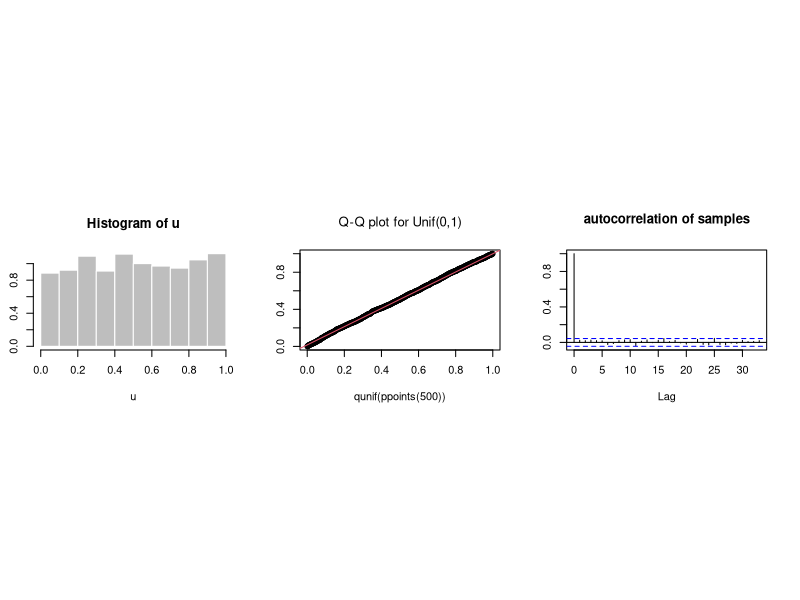
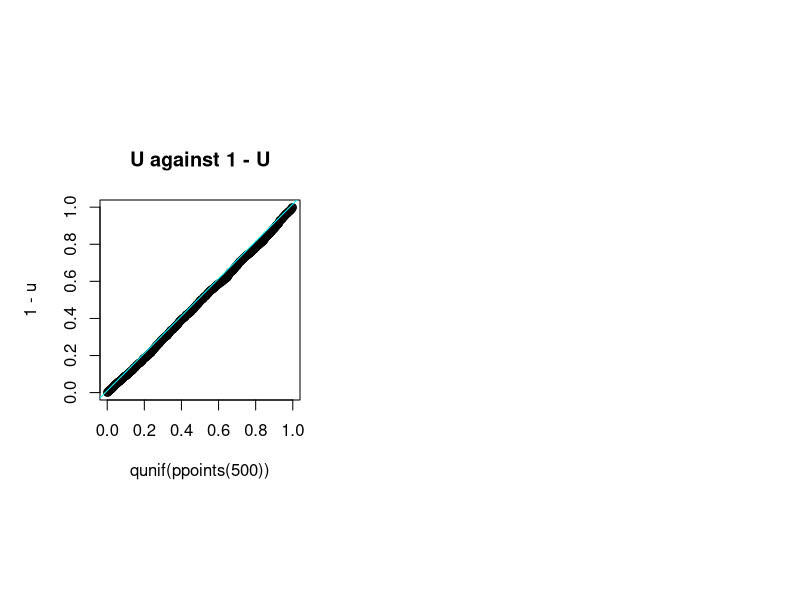
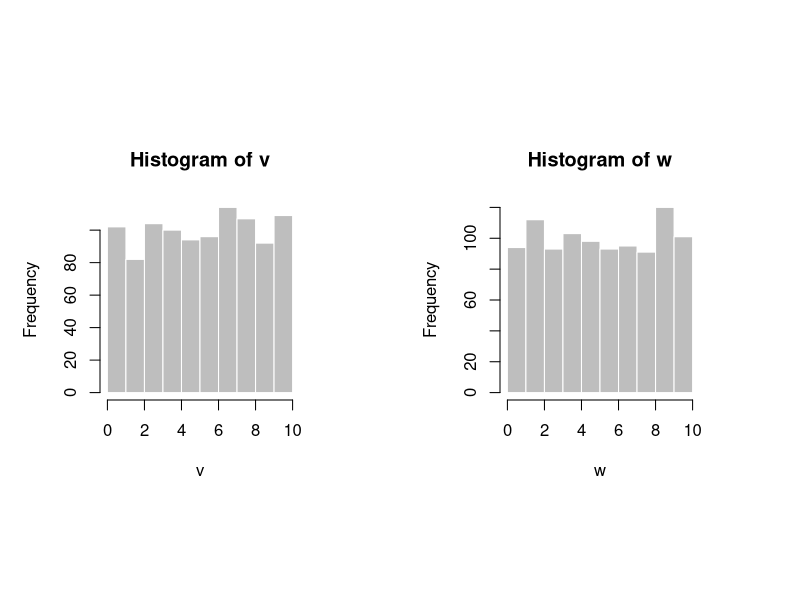
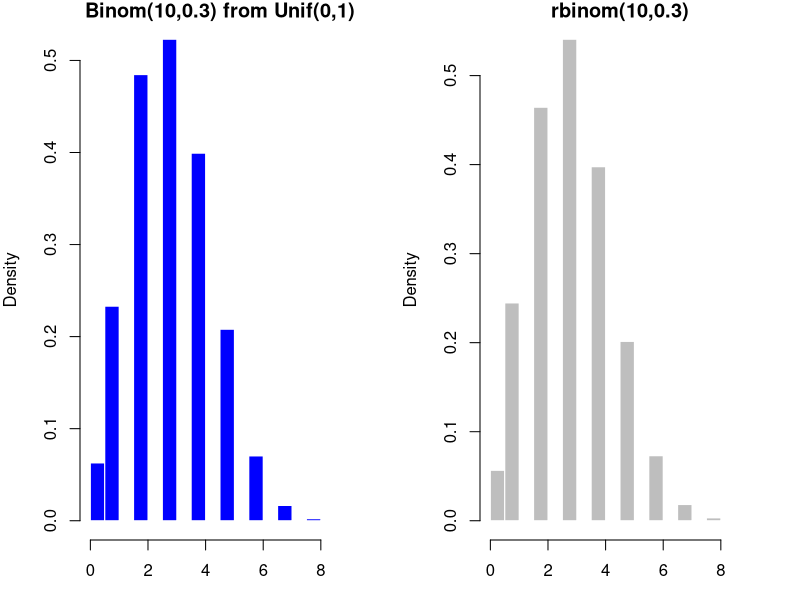
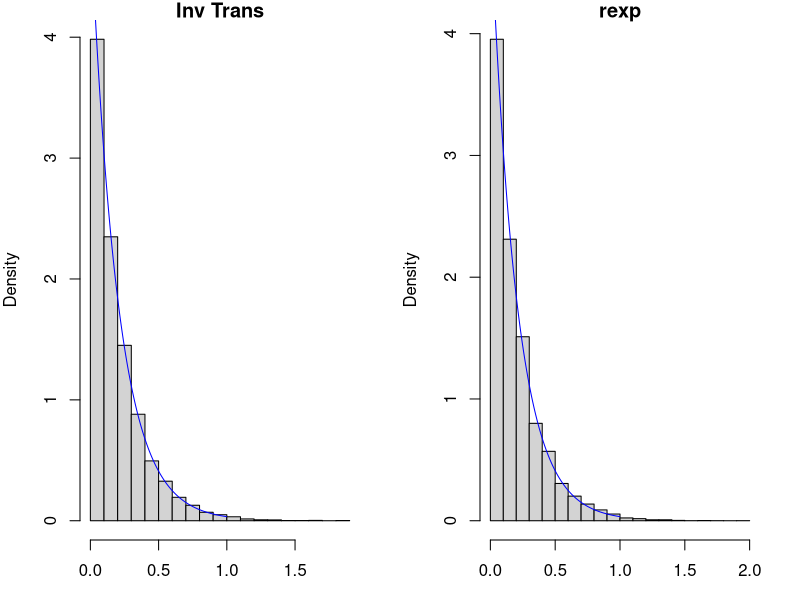
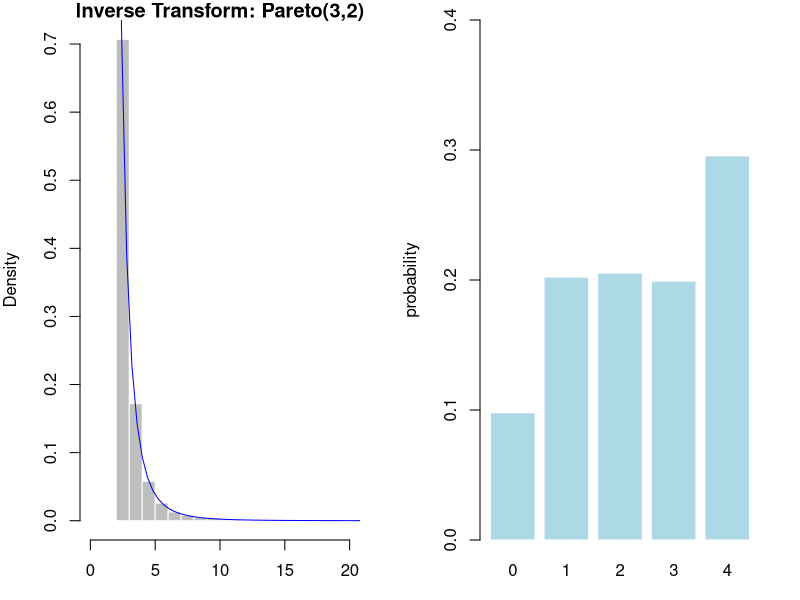
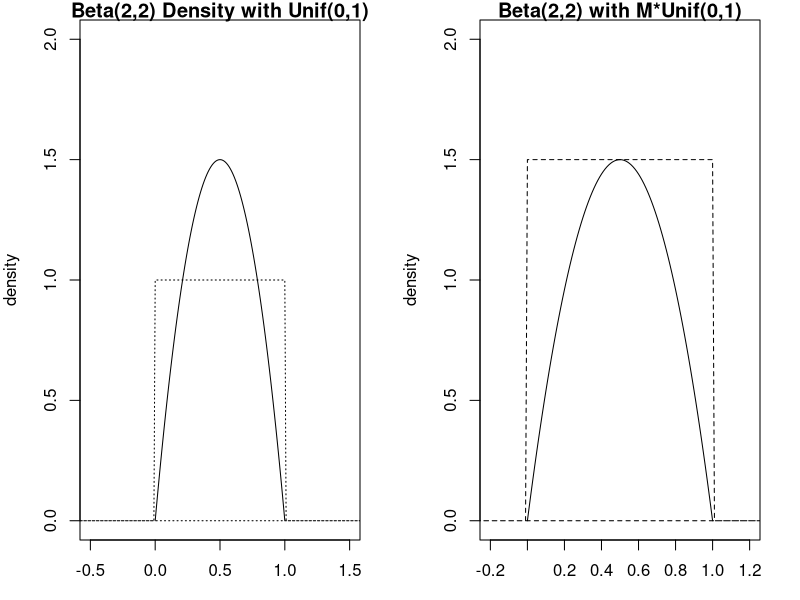
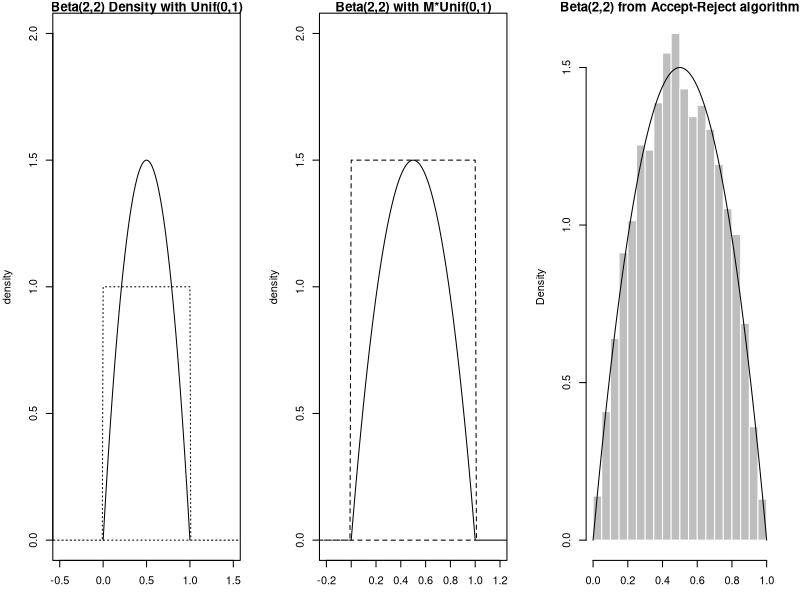

Here is the R script that generated these plots, in order:
## ---- chunk 1
u = runif(2000)

par(pin = c(2,1), mfrow = c(1,3))
hist(u, probability=TRUE, col = "gray", border = "white") ## plot histogram

## Q-Q plot for `runif` data against true theoretical distribution:
qqplot(qunif(ppoints(500)), u,  main = expression("Q-Q plot for Unif(0,1)"))
qqline(u, distribution = qunif, prob = c(0.1, 0.6), col = 2)


acf(u, main = "autocorrelation of samples")  ## autocorrelation function

## ---- chunk 2
require(graphics)
palette(value = rainbow(2))

par(pin = c(2,2), mfrow = c(1,2))
qqplot(qunif(ppoints(500)),1-u, main = "U against 1 - U")
qqline(u, distribution = qunif, col = 2)


## ---- chunk 3
par(mfrow = c(1,2))
v = 10 * runif(1000, 0, 1) ## v ~ unif(0, 10)
hist(v, col = "gray", border = "white")

w = runif(1000, 0, 10) ## unif(0, 10)
hist(w, col = "gray", border = "white")


## ---- chunk 4
## let's simulate 10,000 samples from bin(n=10, p = 0.3)
N = 10000 ## number of Binomial samples
n = 10 ## number of bernoulli trials for each binomail sample
p = 0.3 ## theoretical p
u =  runif(n = (n*N))
x = as.numeric(u <= p) ## convert bools to 1 and 0; Bernoulli samples
m = matrix(data = x , nrow = N, ncol = n)
Binom_samples = rowSums(m) ## binomial samples
## ---- chunk 5
par(mfrow = c(1,2), mar = c(3, 4, 1, 2))
hist(Binom_samples, probability = TRUE, main = "Binom(10,0.3) from Unif(0,1)", 
     col = "blue", border = "white")
hist(rbinom(n = N, size = n, prob = p), probability = TRUE, main = "rbinom(10,0.3)",
     col = "gray", border = "white")
par(mfrow=c(1,1))



## ---- chunk 6
N = 10^4
u = runif(N)

fInv = function(u){
  (-1/5) * log(u) ## or log(1-u)
}

outSamples = fInv(u)

## ---- chunk 7
## not for show
## echo = FALSE
par(mfrow = c(1,2), mar = c(3, 4, 1, 2))
hist(outSamples, probability = TRUE, main = "Inv Trans")
lines(x = ppoints(200), y = dexp(x = ppoints(200), rate = 5), 
      col = "blue")
hist(rexp(n = N, rate = 5), probability = TRUE, main = "rexp")
lines(x = ppoints(200), y = dexp(x = ppoints(200), rate = 5), 
      col = "blue")
## ---- chunk 8
set.seed(123)
n = 1000
U =runif(n)
a = 3
b = 2
X = b*(1-U)^(-1/a)
pareto = function(x){(a*(b^a)/x^(a+1))}

summary(X)

## ---- chunk 9
hist(X, probability = TRUE, breaks = 25, xlim =c(0, 20),
     col = "gray", border = "white",
     main = "Inverse Transform: Pareto(3,2)", xlab = "x")
curve(pareto(x), from = 0, to = 40, add = TRUE, col = "blue")

## ---- chunk 10
cdf = c(0.0, 0.1, 0.3, 0.5, 0.7, 1.0) ## cumulative probabilities
results = numeric(length = 10000) ## creates a vector of zeros
u = runif(10000)
for(i in 2:6){
    ind = (cdf[i-1] < u) & (u <= cdf[i])
    results[ind] <- (i-2) ## returns an index for x vals
}

table(results) / 10000

## ---- chunk 11
z = table(results) / 10000
barplot(z, border = "white", col = "lightblue", xlab = "x", ylab = "probability", ylim = c(0, 0.4))

## ---- chunk 12

par(mfrow = c(1,2), mar = c(3, 4, 1, 2))
beta <- function(x) 6*x*(1-x)
M = 1.5
## plot 2
curve(expr = beta, from = 0, to = 1, 
      xlim = c(-0.5, 1.5), ylim = c(0,2),
      main = "Beta(2,2) Density with Unif(0,1)",
      xlab = "x", ylab = "density")

x = seq(from = -1, to = 2, by = 0.01)
Unif1 = function(x){ ifelse(x >= 0 & x <= 1, 1, 0) }
polygon(x, Unif1(x), lty = 9)

## plot 3
curve(expr = beta, from = 0, to = 1, 
      xlim = c(-0.2, 1.2), ylim = c(0,2),
      main = "Beta(2,2) with M*Unif(0,1)",
      xlab = "x", ylab = "density")

Unif2 = function(x){ ifelse(x >= 0 & x <= 1, 1*M, 0) }
polygon(x, Unif2(x), lty = 2)

#abline(h = 1.5, col = "red")
par(mfrow=c(1,1))


## ---- chunk 13
## Accept-Reject
M = 1.5
X = rep(x = NA, 5) ## create a vector of length 5 of NAs
set.seed(123)
f <- function(x){ 6*x*(1 - x)} ## pdf of Beta(2,2)
g <- function(x){ 1 } ## pdf of Unif(0,1) is just 1

n = 10000

## ---- chunk 14

for(i in 1:5){
  print(paste("Run: ", i))
  u = round(runif(1), 5)
  y = round(runif(1), 5)
  accept <- u <= f(y)/(M* g(y))
  print(paste("U: ", u, "and Y:", y, "and f/M*g: ",f(y)/(M* g(y))))
  print(paste("Accept? ", accept))
  if(accept){
    X[i] <- y
  }
}

## ---- chunk 15
X = rep(NA, n); M = 1.5
i = 0 ## index set to start at 0
while(sum(is.na(X))){
  U = runif(1); Y = runif(1)
  accept <- U <= f(Y)/(M*g(Y))
  if(accept){
    i = i+1 ## update the index
    X[i] <- Y
  }
}

round(summary(X), 4)
round(qbeta(p = c(0, 0.25, 0.5, 0.75, 1), 2, 2), 4)
## ---- chunk 16
par(mfrow = c(1,3), mar = c(3, 4, 1, 2))
beta <- function(x) 6*x*(1-x)

## plot 1
curve(expr = beta, from = 0, to = 1, 
      xlim = c(-0.5, 1.5), ylim = c(0,2),
      main = "Beta(2,2) Density with Unif(0,1)",
      xlab = "x", ylab = "density")

x = seq(from = -1, to = 2, by = 0.01)
Unif1 = function(x){ ifelse(x >= 0 & x <= 1, 1, 0) }
polygon(x, Unif1(x), lty = 9)

## plot 2
curve(expr = beta, from = 0, to = 1, 
      xlim = c(-0.2, 1.2), ylim = c(0,2),
      main = "Beta(2,2) with M*Unif(0,1)",
      xlab = "x", ylab = "density")

Unif2 = function(x){ ifelse(x >= 0 & x <= 1, 1*M, 0) }
polygon(x, Unif2(x), lty = 2)

## plot 3
hist(X, xlab = "X", main = "Beta(2,2) from Accept-Reject algorithm", 
     probability = TRUE, col = "gray", border = "white")
curve(expr = beta, from = 0, to = 1, add = TRUE)

## ---- chunk 17
N = 1000; U = runif(N); Y = runif(N); M = 1.5

f <- function(x){ 6*x*(1 - x)} ## pdf of Beta(2,2)
g <- function(x){ 1 } ## pdf of Unif(0,1) is just 1

accept <- U*M < f(Y)/(g(Y))

mean(accept) ## acceptance rate
print(1/M) ## probability of acceptance

## ---- chunk 18
par(mar = c(3, 4, 1, 2))
palette(value = rainbow(6))
plot(Y, U*M, col = as.numeric(accept)+3, 
     xlim = c(-0.2, 1.2), ylim = c(0,2),
     main = "Accept-Reject with M = 1.5")

curve(expr = beta, from = 0, to = 1, 
      xlim = c(-0.5, 1.5), ylim = c(0,2),
      main = "Beta(2,2) with M*Unif(0,1)",
      xlab = "x", ylab = "density", add = TRUE,
      lwd = 4)

Unif2 = function(x){ ifelse(x >= 0 & x <= 1, 1*M, 0) }
polygon(x, Unif2(x), lty = 2, lwd = 2)

## ---- chunk 19
N = 10000
Z = rnorm(n = 2*N, mean = 0, sd = 1)
Z = matrix(data = Z, nrow = N, ncol = 2)

transfromation <- function(vec){
  R = sqrt(sum(vec^2))
  #R = sqrt(vec[1]^2 + vec[2]^2)
  return(R)
}

R_Out = apply(X = Z, MARGIN = 1, FUN = transfromation)

summary(R_Out)
sqrt(pi/2) ## theoretical mean

## ---- chunk 20

hist(R_Out, col = "gray", border = "white")
## compare with Rayleigh {VGAM}	

## ---- chunk 21
par(mar = c(3, 4, 1, 2))
a = 3                                                    
b = 10

A = matrix(rexp(10000*a, 1), ncol = a)
B = matrix(rexp(10000*b, 1), ncol = b)
numerator = rowSums(A)
denom = rowSums(A) + rowSums(B)
betasamples = numerator/denom

hist(betasamples, probability=TRUE, col = "gray", border = "white")
curve(dbeta(x, a, b), from=0, to=1, add=TRUE, lty=3, lwd = 2)
